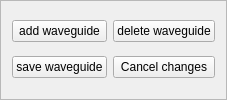
                 <widget class="QFrame" name="Qframe_guide_create">
                  <property name="frameShape">
                   <enum>QFrame::StyledPanel</enum>
                  </property>
                  <property name="frameShadow">
                   <enum>QFrame::Raised</enum>
                  </property>
                  <layout class="QGridLayout" name="gridLayout_2">
                   <item row="1" column="0">
                    <widget class="QPushButton" name="pushButton_save_guide">
                     <property name="text">
                      <string>save waveguide</string>
                     </property>
                    </widget>
                   </item>
                   <item row="0" column="1">
                    <widget class="QPushButton" name="pushButton_delete_guide">
                     <property name="toolTip">
                      <string>Delete the current displayed waveguide</string>
                     </property>
                     <property name="text">
                      <string>delete waveguide</string>
                     </property>
                    </widget>
                   </item>
                   <item row="0" column="0">
                    <widget class="QPushButton" name="pushButton_create_guide">
                     <property name="toolTip">
                      <string>Add a new waveguide with current displayed values</string>
                     </property>
                     <property name="text">
                      <string>add waveguide</string>
                     </property>
                    </widget>
                   </item>
                   <item row="1" column="1">
                    <widget class="QPushButton" name="pushButton_cancel_guide">
                     <property name="toolTip">
                      <string>cancel guide changes</string>
                     </property>
                     <property name="statusTip">
                      <string/>
                     </property>
                     <property name="text">
                      <string>Cancel changes</string>
                     </property>
                    </widget>
                   </item>
                  </layout>
                 </widget>
